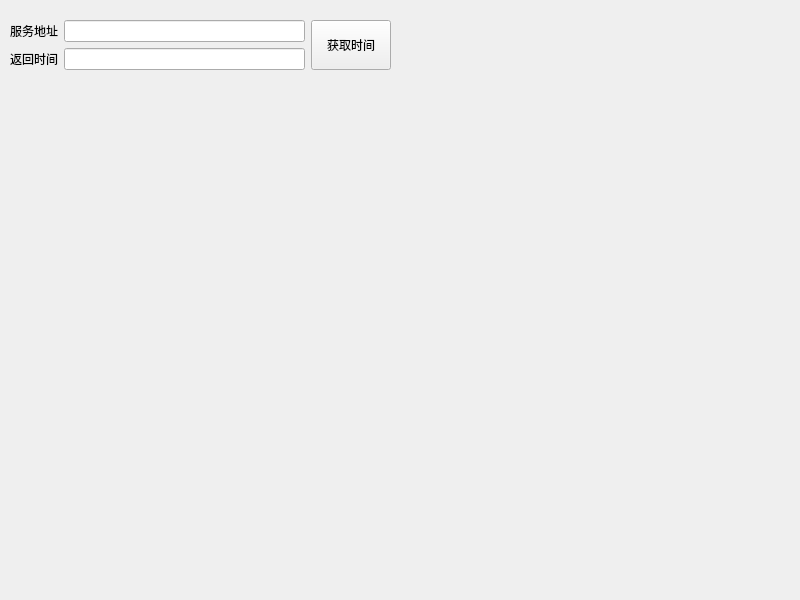
<?xml version="1.0" encoding="UTF-8"?>
<ui version="4.0">
 <class>frmntpclient</class>
 <widget class="QWidget" name="frmntpclient">
  <property name="geometry">
   <rect>
    <x>0</x>
    <y>0</y>
    <width>800</width>
    <height>600</height>
   </rect>
  </property>
  <property name="windowTitle">
   <string>frmntpclient</string>
  </property>
  <widget class="QWidget" name="layoutWidget">
   <property name="geometry">
    <rect>
     <x>10</x>
     <y>20</y>
     <width>381</width>
     <height>51</height>
    </rect>
   </property>
   <layout class="QGridLayout" name="gridLayout">
    <item row="0" column="0">
     <widget class="QLabel" name="labNtpIP">
      <property name="text">
       <string>服务地址</string>
      </property>
     </widget>
    </item>
    <item row="0" column="1">
     <widget class="QLineEdit" name="txtNtpIP">
      <property name="text">
       <string/>
      </property>
     </widget>
    </item>
    <item row="0" column="2" rowspan="2">
     <widget class="QPushButton" name="btnGetTime">
      <property name="sizePolicy">
       <sizepolicy hsizetype="Minimum" vsizetype="Expanding">
        <horstretch>0</horstretch>
        <verstretch>0</verstretch>
       </sizepolicy>
      </property>
      <property name="text">
       <string>获取时间</string>
      </property>
     </widget>
    </item>
    <item row="1" column="0">
     <widget class="QLabel" name="labTime">
      <property name="text">
       <string>返回时间</string>
      </property>
     </widget>
    </item>
    <item row="1" column="1">
     <widget class="QLineEdit" name="txtTime"/>
    </item>
   </layout>
  </widget>
 </widget>
 <resources/>
 <connections/>
</ui>
